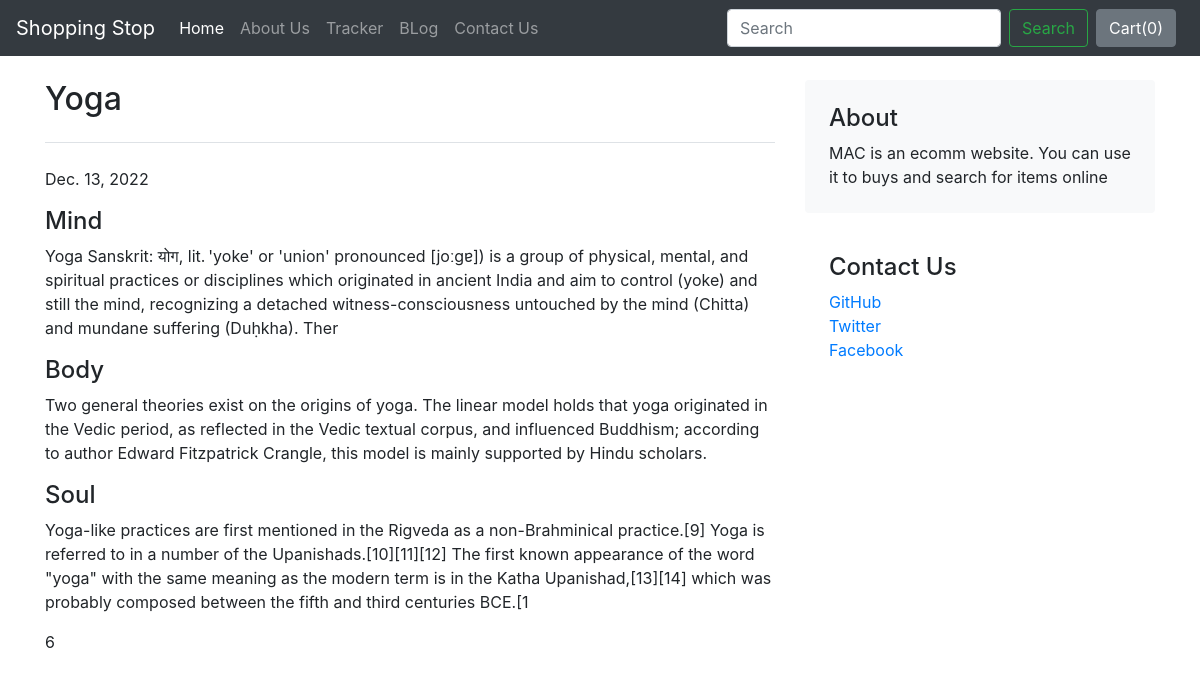
The app's page /blog/blogpost/2 with its own data.
### blog/models.py (models this page shows, shortened)
class Blogpost(models.Model):
    post_id=models.AutoField(primary_key=True)
    title=models.CharField(max_length=30)
    head0=models.CharField(max_length=200,default="")
    chead0=models.CharField(max_length=5000,default="")
    head1=models.CharField(max_length=200,default="")
    chead1=models.CharField(max_length=5000,default="")
    head2=models.CharField(max_length=200,default="")
    chead2=models.CharField(max_length=5000,default="")
    pub_date=models.DateField()
    thumbnail=models.ImageField(upload_to="shop/images",default="")

### blog/views.py (the view)
# urls.py: path('blogpost/<int:id>', views.blogpost, name='blogPost'),
def blogpost(request,id):
    post=Blogpost.objects.filter(post_id=id)[0]
    return render(request,'blog/blogpost.html',{"post":post})

### blog/templates/blog/blogpost.html (shortened to what this page needs)
{% extends 'blog/basic.html' %}
{% block body%}
<div class="container mt-4" >
    <div class="row g-5">
        <div class="col-md-8">
          <h2 class="pb-4 mb-4 fst-italic border-bottom">
            {{post.title}}
          </h2>
          <p class="blog-post-meta">{{post.pub_date}} </p>
          <article class="blog-post">
            <h4 class="blog-post-title mb-2">{{post.head0}}</h4>
            <p>{{post.chead0}}</p>
            <h4>{{post.head1}}</h4>
            <p>{{post.chead1}}</p>
            <h4>{{post.head2}}</h4>
            <p>{{post.chead2}}</p>
        <div class="fb-comments" data-href="http://127.0.0.1:8000/blog/blogpost/{{post.post_id}}" data-width="" data-numposts="5"></div>6
        </div>
        <div class="col-md-4">
          <div class="position-sticky" style="top: 2rem;">
            <div class="p-4 mb-3 bg-light rounded">
              <h4 class="fst-italic">About</h4>
              <p class="mb-0">MAC is an ecomm website. You can use it to buys and search for items online</p>
            </div>
            <div class="p-4">
              <h4 class="fst-italic">Contact Us </h4>
              <ol class="list-unstyled">
                <li><a href="#">GitHub</a></li>
                <li><a href="#">Twitter</a></li>
                <li><a href="#">Facebook</a></li>
              </ol>
            </div>
          </div>
        </div>
      </div>
</div>
{% endblock %}

### records on screen
Blogpost: title "Yoga", pub_date "Dec. 13, 2022", head0 "Mind", chead0 "Yoga Sanskrit: योग, lit. 'yoke' or 'union' pronounced [joːɡɐ]) is a group of physical, mental, and spiritual practices or disciplines which originated in ancient India and aim to control (yoke) and still the mind, recognizing a detached witness-consciousness untouched by the mind (Chitta) and mundane suffering (Duḥkha). Ther", head1 "Body", chead1 "Two general theories exist on the origins of yoga. The linear model holds that yoga originated in the Vedic period, as reflected in the Vedic textual corpus, and influenced Buddhism; according to author Edward Fitzpatrick Crangle, this model is mainly supported by Hindu scholars.", head2 "Soul", chead2 "Yoga-like practices are first mentioned in the Rigveda as a non-Brahminical practice.[9] Yoga is referred to in a number of the Upanishads.[10][11][12] The first known appearance of the word \"yoga\" with the same meaning as the modern term is in the Katha Upanishad,[13][14] which was probably composed between the fifth and third centuries BCE.[1"
